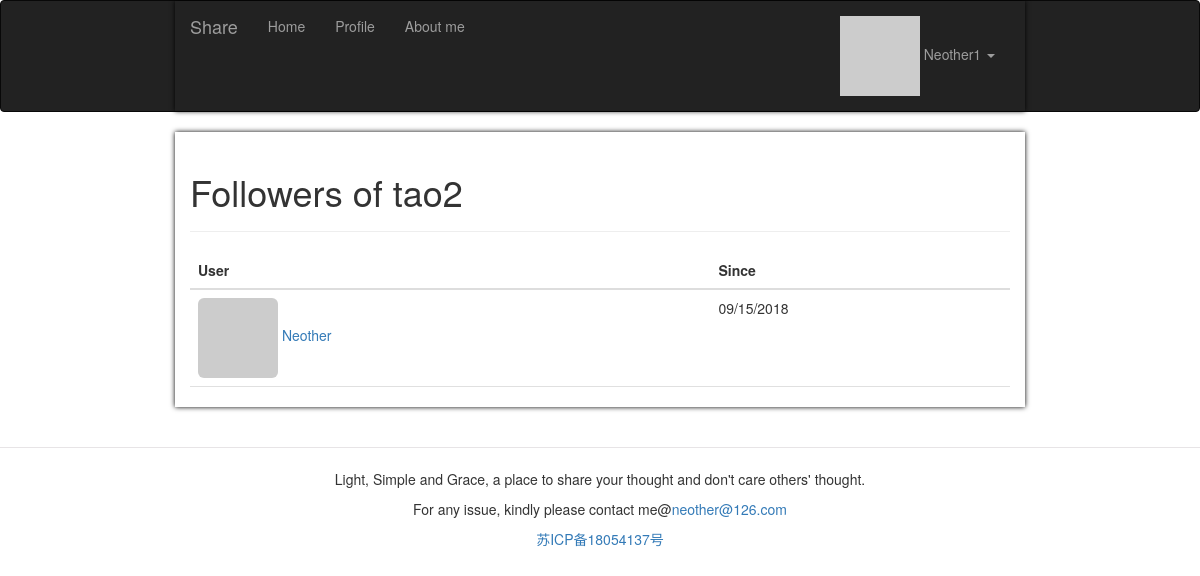
The page /followed_by/tao2 (signed in) on the database its author committed.
### app/models.py (models this page shows, shortened)
class User(UserMixin, db.Model):
    __tablename__ = 'users'
    id = db.Column(db.Integer, primary_key=True)
    email = db.Column(db.String(64), unique=True, index=True)
    username = db.Column(db.String(64), unique=True, index=True)
    password_hash = db.Column(db.String(128))
    role_id = db.Column(db.Integer, db.ForeignKey('roles.id'))
    confirmed = db.Column(db.Boolean, default=False)
    showaboutme = db.Column(db.Boolean, default=False)
    location = db.Column(db.String(64))
    about_me = db.Column(db.Text())
    member_since = db.Column(db.DateTime(), default=datetime.utcnow)
    last_seen = db.Column(db.DateTime(), default=datetime.utcnow)
    avatar_hash = db.Column(db.String(32))
    posts = db.relationship('Post', backref='author',
                            lazy='dynamic', cascade='all, delete-orphan')
    comments = db.relationship('Comment', backref='author', lazy='dynamic')
    followed = db.relationship('Follow', foreign_keys=[Follow.follower_id], backref=db.backref(
        'follower', lazy='joined'), lazy='dynamic', cascade='all, delete-orphan')
    followers = db.relationship('Follow', foreign_keys=[Follow.followed_id], backref=db.backref(
        'followed', lazy='joined'), lazy='dynamic', cascade='all, delete-orphan')
    @property
    def password(self):
        raise AttributeError('password is not a readable attribute')
    @login_manager.user_loader
    def load_user(user_id):
        return User.query.get(int(user_id))
    def can(self, perm):
        return self.role is not None and self.role.has_permission(perm)
    def is_administrator(self):
        return self.can(Permission.ADMIN)
    def ping(self):
        self.last_seen = datetime.utcnow()
        db.session.add(self)
    def gravatar_hash(self):
        return hashlib.md5(self.email.lower().encode('utf-8')).hexdigest()
    def gravatar(self, size=100, default='identicon', rating='g'):
        url = 'https://secure.gravatar.com/avatar'
        hash = self.avatar_hash or self.gravatar_hash()
        return '{url}/{hash}?s={size}&d={default}&r={rating}'.format(
            url=url, hash=hash, size=size, default=default, rating=rating)

class Follow(db.Model):
    __tablename__ = 'follows'
    follower_id = db.Column(
        db.Integer, db.ForeignKey('users.id'), primary_key=True)
    followed_id = db.Column(
        db.Integer, db.ForeignKey('users.id'), primary_key=True)
    timestamp = db.Column(db.DateTime, default=datetime.utcnow)

### app/main/views.py (the view)
@main.route('/followed_by/<username>')
@login_required
def followed_by(username):
    user = User.query.filter_by(username=username).first()
    follows = user.followed
    return render_template('followed.html', user=user, title="Followers of", follows=follows)

### app/auth/views.py (called while the page is built)
@auth.before_app_request
def before_request():
    if current_user.is_authenticated:
        current_user.ping()
        if not current_user.confirmed \
                and request.blueprint != 'auth' \
                and request.endpoint != 'static':
            return redirect(url_for('auth.unconfirmed'))

### app/main/__init__.py (called while the page is built)
@main.app_context_processor
def inject_permissions():
    return dict(Permission=Permission)

### app/models.py (called while the page is built)
    def has_permission(self, perm):
        return self.permissions & perm == perm

### app/templates/followed.html (shortened to what this page needs)
{% extends "base.html" %}
{% import "_macros.html" as macros %}
{% block page_content %}
<div class="page-header">
    <h1>{{ title }} {{ user.username }}</h1>
</div>
<table class="table table-hover followers">
    <thead><tr><th>User</th><th>Since</th></tr></thead>
    {% for follow in follows %}
    <tr>
        <td>
            <a href="{{ url_for('.user', username = follow.followed.username) }}">
                <img class="img-rounded" src="{{ follow.followed.gravatar(size=32) }}">
                {{ follow.followed.username }}
            </a>
        </td>
        <td>{{ moment(follow.timestamp).format('L') }}</td>
    </tr>
    {% endfor %}
</table>
{% endblock %}

### app/templates/base.html (shortened to what this page needs)
{% extends "bootstrap/base.html" %}
{% block head %}
    {{ super() }}
    <link rel="stylesheet" type="text/css" href="{{ url_for('static', filename='styles.css') }}">
{% endblock %}
{% block navbar %}
    <div class="navbar navbar-inverse" role="navigation">
        <div class="container">
            <div class="navbar-header">
                <a class="navbar-brand" href="{{ url_for('main.index') }}">Share</a>
            </div>
            <div class="navbar-collapse collapse">
                <ul class="nav navbar-nav">
                    <li><a href="{{ url_for('main.index') }}">Home</a></li>
                    {% if current_user.is_authenticated %}
                        <li><a href="{{ url_for('main.user', username=current_user.username) }}">Profile</a></li>
                    {% endif %}
                    <li><a href="{{ url_for('main.aboutme') }}">About me</a></li>
                </ul>
                <ul class="nav navbar-nav navbar-right">
                    {% if current_user.is_authenticated %}
                        <li class="dropdown">
                            <a href="#" class="dropdown-toggle" data-toggle="dropdown">
                                <img src="{{ current_user.gravatar(size=18) }}">
                                {{current_user.username}} <b class="caret"></b>
                            </a>
                        </li>
                    {% else %}
                        <li><a href="{{ url_for('auth.login') }}">Log In</a></li>
                    {% endif %}
                </ul>
            </div>
        </div>
    </div>
{% endblock %}
{% block content %}
    <div class="container">
        {% block page_content %}{% endblock %}
    </div>
     <div class="footer">
<br>
        <hr style="align:center;width:100%;height:1px;border:none;border-top:1px solid #E7E4E6;" />
	<p style="text-align:center;">Light, Simple and Grace, a place to share your thought and don't care others' thought.</p>
         <p style=" text-align:center;">For any issue, kindly please contact me@<a href="mailto:neother@126.com">neother@126.com</a></p>
        <p style="text-align:center;"><a href="http://www.miitbeian.gov.cn">苏ICP备18054137号</a></p>
	<br>
    </div>
{% endblock %}

### app/static/styles.css (style rules this page uses)
.table.followers tr { border-bottom: 1px solid #e0e0e0; }
.container { padding-right: 15px; padding-left: 15px; margin-right: auto; margin-left: auto; box-shadow: black 0px 0px 5px; }
@media (min-width: 768px) { .container { width: 750px; } }
@media (min-width: 848px) { .container { width: 770px; } }
@media (min-width: 1200px) { .container { width: 850px; } }

### rows shown on the page
User: username "Neother1"
User: username "tao2"
Follow: followed.username "Neother", timestamp "09/15/2018"

### other values the page prints
{{ title }} "Followers of"
